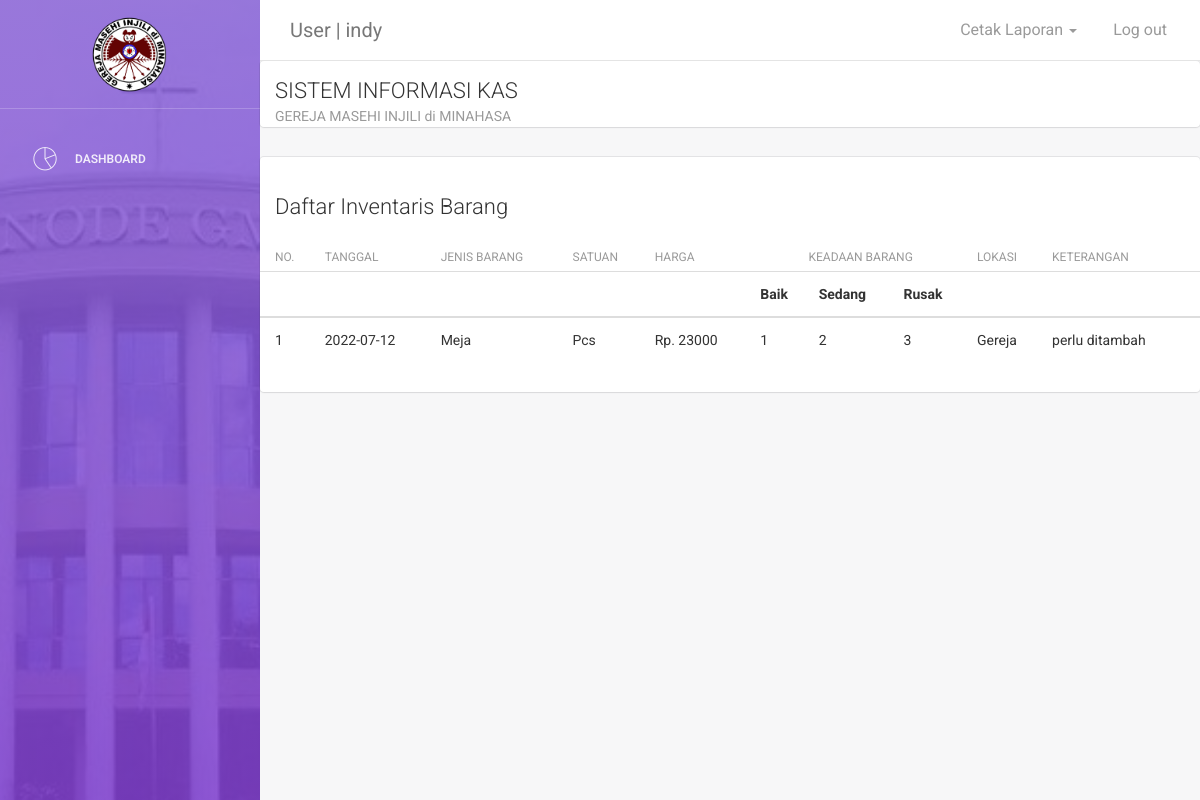
The app's page /admin/user.php?p=inventaris (signed in) with its own data.
### tables this page shows
CREATE TABLE `inventaris` (
  `id` int(11) NOT NULL,
  `no_inven` varchar(20) NOT NULL,
  `tanggal` date NOT NULL,
  `jenis` varchar(50) NOT NULL,
  `satuan` varchar(20) NOT NULL,
  `harga` int(20) NOT NULL,
  `keadaan_baik` int(5) NOT NULL,
  `keadaan_sedang` int(5) NOT NULL,
  `keadaan_rusak` int(5) NOT NULL,
  `lokasi` varchar(50) NOT NULL,
  `keterangan` varchar(50) NOT NULL
);

### Admin/s_inven.php (the view, shortened to what this page needs)
                        <div class="card">
                            <div class="header">
                                <br>
                                <h4 class="title">Daftar Inventaris Barang</h4>
                            </div>
                            <div class="content table-responsive table-full-width">
                                <table class="table table-hover ">
                                    <thead align="center">
                                        <th>No.</th>
                                    	<th>Tanggal</th>
                                        <th>Jenis Barang</th>
                                        <th>Satuan</th>
                                        <th>Harga</th>
                                        <th colspan="3" style="text-align: center;">Keadaan Barang</th>
                                        <th>Lokasi</th>
                                        <th>Keterangan</th>
                                    </thead>
                                    <tr>
                                          <td></td>
                                          <td></td>
                                          <td></td>
                                          <td></td>
                                          <td></td>
                                        <th>Baik</th>
                                        <th>Sedang</th>
                                        <th>Rusak</th>
                                          <td></td>
                                    </tr>
                                    <tbody>
                                        	<?php
        include '../koneksi.php';
        $no = 1;
        $data = mysqli_query($koneksi,"select * from inventaris");
        while($d = mysqli_fetch_array($data)){
            ?>
            <tr>
                <td><?php echo $no++; ?></td>
                <td><?php echo $d['tanggal']; ?></td>
                <td><?php echo $d['jenis']; ?></td>
                <td><?php echo $d['satuan']; ?></td>
                <td>Rp. <?php echo $d['harga']; ?></td>
                <td><?php echo $d['keadaan_baik']; ?></td>
                <td><?php echo $d['keadaan_sedang']; ?></td>
                <td><?php echo $d['keadaan_rusak']; ?></td>
                <td><?php echo $d['lokasi']; ?></td>
                <td><?php echo $d['keterangan']; ?></td>
            </tr>
            <?php
        }
        ?>
                                    </tbody>
                                </table>
                            </div>
                        </div>
                    </div>
    </div>
</div>

### records on screen
inventaris: tanggal "2022-07-12", jenis "Meja", satuan "Pcs", harga "23000", keadaan_baik "1", keadaan_sedang "2", keadaan_rusak "3", lokasi "Gereja", keterangan "perlu ditambah"

### other values on screen
$_SESSION['nama'] "indy"
